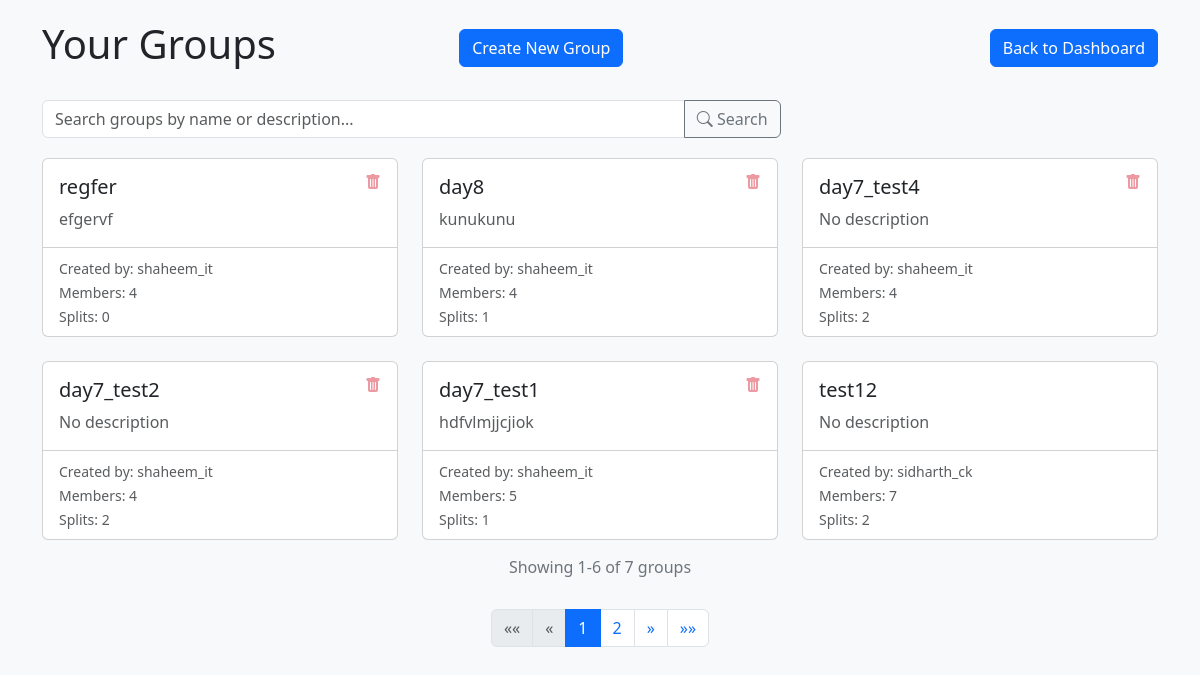
/dashboard/groups/ (signed in), run on the app's committed database.
### hello/models.py (models this page shows, shortened)
class SplitGroup(models.Model):
    name = models.CharField(max_length=100)
    description = models.TextField(blank=True, null=True)
    created_at = models.DateTimeField(auto_now_add=True)
    creator = models.ForeignKey(User, on_delete=models.CASCADE)
    is_active = models.BooleanField(default=True)

### hello/views.py (the view)
# urls.py: path('dashboard/groups/', views.list_groups, name='list_groups'),
@never_cache
@login_required
def list_groups(request):
    group_ids = GroupMember.objects.filter(user=request.user).values_list('group_id', flat=True)
    user_groups = SplitGroup.objects.filter(id__in=group_ids, is_active=True).order_by('-created_at')
    search_query = request.GET.get('search', '')
    if search_query:
        user_groups = user_groups.filter(
            Q(name__icontains=search_query) |
            Q(description__icontains=search_query))
    paginator = Paginator(user_groups, 6)
    page_number = request.GET.get('page')
    page_obj = paginator.get_page(page_number)
    return render(request, 'hello/list_groups.html', {
        'page_obj': page_obj,
        'message': "Your Groups",
        'user': request.user
    })

### hello/templates/hello/list_groups.html (shortened to what this page needs)
<!DOCTYPE html>
<html lang="en">
<head>
    <link href="https://cdn.jsdelivr.net/npm/bootstrap@5.3.0/dist/css/bootstrap.min.css" rel="stylesheet">
    <link rel="stylesheet" href="https://cdn.jsdelivr.net/npm/bootstrap-icons@1.11.1/font/bootstrap-icons.css">
</head>
<body>
    <div class="container">
        <div class="d-flex justify-content-between align-items-center mb-4">
            <h1>Your Groups</h1>
            <a href="{% url 'create_group' %}" class="btn btn-primary">Create New Group</a><br>
            <a href="{% url 'dashboard' %}" class="btn btn-primary">Back to Dashboard</a>
        </div>
        <div class="search-container">
            <form method="get" action="{% url 'list_groups' %}" class="row g-3">
                <div class="col-md-8">
                    <div class="input-group">
                        <input type="text" class="form-control" name="search"
                               placeholder="Search groups by name or description..."
                               value="{{ request.GET.search }}">
                        <button class="btn btn-outline-secondary" type="submit">
                            <i class="bi bi-search"></i> Search
                        </button>
                    </div>
                </div>
            </form>
        </div>
        {% if page_obj %}
        <div class="row row-cols-1 row-cols-md-3 g-4">
            {% for group in page_obj %}
            <div class="col">
                <div class="card group-card h-100">
                    {% if group.creator == request.user %}
                     <button class="delete-btn"
                     onclick="confirmDelete(event, '{% url 'soft_delete_group' group.id %}')">
                      <i class="bi bi-trash-fill"></i>
                    </button>
                    {% endif %}
                    <div class="card-body" onclick="window.location='{% url 'view_group' group.id %}'">
                        <h5 class="card-title">{{ group.name }}</h5>
                        <p class="card-text text-muted">{{ group.description|default:"No description" }}</p>
                    </div>
                    <div class="card-footer bg-transparent">
                        <small class="text-muted">
                            Created by: {{ group.creator.username }}<br>
                            Members: {{ group.groupmember_set.count }}<br>
                            Splits: {{ group.expense_set.count }}
                        </small>
                    </div>
                </div>
            </div>
            {% endfor %}
        </div>
        <div class="page-info">
            Showing {{ page_obj.start_index }}-{{ page_obj.end_index }} of {{ page_obj.paginator.count }} groups
        </div>
        <nav aria-label="Page navigation">
            <ul class="pagination">
                {% if page_obj.has_previous %}
                    <li class="page-item">
                        <a class="page-link" href="?page=1{% if request.GET.search %}&search={{ request.GET.search }}{% endif %}">&laquo;&laquo;</a>
                    </li>
                    <li class="page-item">
                        <a class="page-link" href="?page={{ page_obj.previous_page_number }}{% if request.GET.search %}&search={{ request.GET.search }}{% endif %}">&laquo;</a>
                    </li>
                {% else %}
                    <li class="page-item disabled">
                        <a class="page-link" href="#" tabindex="-1">&laquo;&laquo;</a>
                    </li>
                    <li class="page-item disabled">
                        <a class="page-link" href="#" tabindex="-1">&laquo;</a>
                    </li>
                {% endif %}
                {% for num in page_obj.paginator.page_range %}
                    {% if page_obj.number == num %}
                        <li class="page-item active">
                            <a class="page-link" href="#">{{ num }}</a>
                        </li>
                    {% elif num > page_obj.number|add:'-3' and num < page_obj.number|add:'3' %}
                        <li class="page-item">
                            <a class="page-link" href="?page={{ num }}{% if request.GET.search %}&search={{ request.GET.search }}{% endif %}">{{ num }}</a>
                        </li>
                    {% endif %}
                {% endfor %}
                {% if page_obj.has_next %}
                    <li class="page-item">
                        <a class="page-link" href="?page={{ page_obj.next_page_number }}{% if request.GET.search %}&search={{ request.GET.search }}{% endif %}">&raquo;</a>
                    </li>
                    <li class="page-item">
                        <a class="page-link" href="?page={{ page_obj.paginator.num_pages }}{% if request.GET.search %}&search={{ request.GET.search }}{% endif %}">&raquo;&raquo;</a>
                    </li>
                {% endif %}
            </ul>
        </nav>
        {% endif %}
    </div>
</body>
</html>

### hello/templates/hello/list_groups.html (style rules this page uses)
body { padding: 20px; background-color: #f8f9fa; }
.group-card { transition: all 0.3s; cursor: pointer; position: relative; }
.delete-btn { position: absolute; top: 10px; right: 10px; z-index: 10; opacity: 0.5; transition: opacity 0.3s; background: none; border: none; color: #dc3545; }
.card-body { padding-right: 40px; }
.pagination { justify-content: center; margin-top: 30px; }
.page-info { text-align: center; margin-top: 15px; color: #6c757d; }
.search-container { margin-bottom: 20px; }

### data on the page
SplitGroup: name "regfer", description "efgervf", creator.username "shaheem_it", groupmember_set.count "4", expense_set.count "0"
SplitGroup: name "day8", description "kunukunu", creator.username "shaheem_it", groupmember_set.count "4", expense_set.count "1"
SplitGroup: name "day7_test4", description "No description", creator.username "shaheem_it", groupmember_set.count "4", expense_set.count "2"
SplitGroup: name "day7_test2", description "No description", creator.username "shaheem_it", groupmember_set.count "4", expense_set.count "2"
SplitGroup: name "day7_test1", description "hdfvlmjjcjiok", creator.username "shaheem_it", groupmember_set.count "5", expense_set.count "1"
SplitGroup: name "test12", description "No description", creator.username "sidharth_ck", groupmember_set.count "7", expense_set.count "2"

### other printed values
{{ page_obj.start_index }} "1"
{{ page_obj.end_index }} "6"
{{ page_obj.paginator.count }} "7"
{{ num }} "1"
{{ num }} "2"
